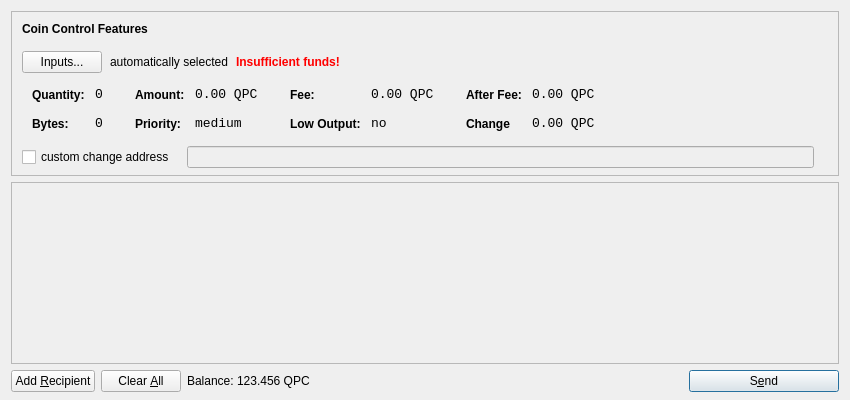
<?xml version="1.0" encoding="UTF-8"?>
<ui version="4.0">
 <class>SendCoinsDialog</class>
 <widget class="QDialog" name="SendCoinsDialog">
  <property name="geometry">
   <rect>
    <x>0</x>
    <y>0</y>
    <width>850</width>
    <height>400</height>
   </rect>
  </property>
  <property name="windowTitle">
   <string>Send Coins</string>
  </property>
  <layout class="QVBoxLayout" name="verticalLayout" stretch="0,1,0">
   <property name="bottomMargin">
    <number>8</number>
   </property>
   <item>
    <widget class="QFrame" name="frameCoinControl">
     <property name="sizePolicy">
      <sizepolicy hsizetype="Expanding" vsizetype="Expanding">
       <horstretch>0</horstretch>
       <verstretch>0</verstretch>
      </sizepolicy>
     </property>
     <property name="maximumSize">
      <size>
       <width>16777215</width>
       <height>16777215</height>
      </size>
     </property>
     <property name="frameShape">
      <enum>QFrame::StyledPanel</enum>
     </property>
     <property name="frameShadow">
      <enum>QFrame::Sunken</enum>
     </property>
     <layout class="QVBoxLayout" name="verticalLayoutCoinControl2">
      <property name="spacing">
       <number>-1</number>
      </property>
      <property name="leftMargin">
       <number>0</number>
      </property>
      <property name="topMargin">
       <number>0</number>
      </property>
      <property name="rightMargin">
       <number>0</number>
      </property>
      <property name="bottomMargin">
       <number>6</number>
      </property>
      <item>
       <layout class="QVBoxLayout" name="verticalLayoutCoinControl" stretch="0,0,0,0,1">
        <property name="spacing">
         <number>0</number>
        </property>
        <property name="leftMargin">
         <number>10</number>
        </property>
        <property name="topMargin">
         <number>10</number>
        </property>
        <item>
         <layout class="QHBoxLayout" name="horizontalLayoutCoinControl1">
          <property name="bottomMargin">
           <number>15</number>
          </property>
          <item>
           <widget class="QLabel" name="labelCoinControlFeatures">
            <property name="sizePolicy">
             <sizepolicy hsizetype="Preferred" vsizetype="Maximum">
              <horstretch>0</horstretch>
              <verstretch>0</verstretch>
             </sizepolicy>
            </property>
            <property name="font">
             <font>
              <weight>75</weight>
              <bold>true</bold>
             </font>
            </property>
            <property name="styleSheet">
             <string notr="true">font-weight:bold;</string>
            </property>
            <property name="text">
             <string>Coin Control Features</string>
            </property>
           </widget>
          </item>
         </layout>
        </item>
        <item>
         <layout class="QHBoxLayout" name="horizontalLayoutCoinControl2" stretch="0,0,0,0">
          <property name="spacing">
           <number>8</number>
          </property>
          <property name="bottomMargin">
           <number>10</number>
          </property>
          <item>
           <widget class="QPushButton" name="pushButtonCoinControl">
            <property name="styleSheet">
             <string notr="true"/>
            </property>
            <property name="text">
             <string>Inputs...</string>
            </property>
           </widget>
          </item>
          <item>
           <widget class="QLabel" name="labelCoinControlAutomaticallySelected">
            <property name="text">
             <string>automatically selected</string>
            </property>
            <property name="margin">
             <number>5</number>
            </property>
           </widget>
          </item>
          <item>
           <widget class="QLabel" name="labelCoinControlInsuffFunds">
            <property name="font">
             <font>
              <weight>75</weight>
              <bold>true</bold>
             </font>
            </property>
            <property name="styleSheet">
             <string notr="true">color:red;font-weight:bold;</string>
            </property>
            <property name="text">
             <string>Insufficient funds!</string>
            </property>
            <property name="margin">
             <number>5</number>
            </property>
           </widget>
          </item>
          <item>
           <spacer name="horizontalSpacerCoinControl">
            <property name="orientation">
             <enum>Qt::Horizontal</enum>
            </property>
            <property name="sizeHint" stdset="0">
             <size>
              <width>40</width>
              <height>1</height>
             </size>
            </property>
           </spacer>
          </item>
         </layout>
        </item>
        <item>
         <widget class="QWidget" name="widgetCoinControl" native="true">
          <property name="sizePolicy">
           <sizepolicy hsizetype="Preferred" vsizetype="Preferred">
            <horstretch>0</horstretch>
            <verstretch>0</verstretch>
           </sizepolicy>
          </property>
          <property name="minimumSize">
           <size>
            <width>0</width>
            <height>0</height>
           </size>
          </property>
          <property name="styleSheet">
           <string notr="true"/>
          </property>
          <layout class="QHBoxLayout" name="horizontalLayoutCoinControl5">
           <property name="margin">
            <number>0</number>
           </property>
           <item>
            <layout class="QHBoxLayout" name="horizontalLayoutCoinControl3" stretch="0,0,0,1">
             <property name="spacing">
              <number>20</number>
             </property>
             <property name="topMargin">
              <number>0</number>
             </property>
             <property name="bottomMargin">
              <number>10</number>
             </property>
             <item>
              <layout class="QFormLayout" name="formLayoutCoinControl1">
               <property name="horizontalSpacing">
                <number>10</number>
               </property>
               <property name="verticalSpacing">
                <number>14</number>
               </property>
               <property name="leftMargin">
                <number>10</number>
               </property>
               <property name="topMargin">
                <number>4</number>
               </property>
               <property name="rightMargin">
                <number>6</number>
               </property>
               <item row="0" column="0">
                <widget class="QLabel" name="labelCoinControlQuantityText">
                 <property name="styleSheet">
                  <string notr="true">font-weight:bold;</string>
                 </property>
                 <property name="text">
                  <string>Quantity:</string>
                 </property>
                 <property name="margin">
                  <number>0</number>
                 </property>
                </widget>
               </item>
               <item row="0" column="1">
                <widget class="QLabel" name="labelCoinControlQuantity">
                 <property name="font">
                  <font>
                   <family>Monospace</family>
                   <pointsize>10</pointsize>
                  </font>
                 </property>
                 <property name="cursor">
                  <cursorShape>IBeamCursor</cursorShape>
                 </property>
                 <property name="contextMenuPolicy">
                  <enum>Qt::ActionsContextMenu</enum>
                 </property>
                 <property name="text">
                  <string>0</string>
                 </property>
                 <property name="margin">
                  <number>0</number>
                 </property>
                 <property name="textInteractionFlags">
                  <set>Qt::LinksAccessibleByMouse|Qt::TextSelectableByKeyboard|Qt::TextSelectableByMouse</set>
                 </property>
                </widget>
               </item>
               <item row="1" column="0">
                <widget class="QLabel" name="labelCoinControlBytesText">
                 <property name="styleSheet">
                  <string notr="true">font-weight:bold;</string>
                 </property>
                 <property name="text">
                  <string>Bytes:</string>
                 </property>
                </widget>
               </item>
               <item row="1" column="1">
                <widget class="QLabel" name="labelCoinControlBytes">
                 <property name="font">
                  <font>
                   <family>Monospace</family>
                   <pointsize>10</pointsize>
                  </font>
                 </property>
                 <property name="cursor">
                  <cursorShape>IBeamCursor</cursorShape>
                 </property>
                 <property name="contextMenuPolicy">
                  <enum>Qt::ActionsContextMenu</enum>
                 </property>
                 <property name="text">
                  <string>0</string>
                 </property>
                 <property name="textInteractionFlags">
                  <set>Qt::LinksAccessibleByMouse|Qt::TextSelectableByKeyboard|Qt::TextSelectableByMouse</set>
                 </property>
                </widget>
               </item>
              </layout>
             </item>
             <item>
              <layout class="QFormLayout" name="formLayoutCoinControl2">
               <property name="horizontalSpacing">
                <number>10</number>
               </property>
               <property name="verticalSpacing">
                <number>14</number>
               </property>
               <property name="leftMargin">
                <number>6</number>
               </property>
               <property name="topMargin">
                <number>4</number>
               </property>
               <property name="rightMargin">
                <number>6</number>
               </property>
               <item row="0" column="0">
                <widget class="QLabel" name="labelCoinControlAmountText">
                 <property name="styleSheet">
                  <string notr="true">font-weight:bold;</string>
                 </property>
                 <property name="text">
                  <string>Amount:</string>
                 </property>
                 <property name="margin">
                  <number>0</number>
                 </property>
                </widget>
               </item>
               <item row="0" column="1">
                <widget class="QLabel" name="labelCoinControlAmount">
                 <property name="font">
                  <font>
                   <family>Monospace</family>
                   <pointsize>10</pointsize>
                  </font>
                 </property>
                 <property name="cursor">
                  <cursorShape>IBeamCursor</cursorShape>
                 </property>
                 <property name="contextMenuPolicy">
                  <enum>Qt::ActionsContextMenu</enum>
                 </property>
                 <property name="text">
                  <string>0.00 QPC</string>
                 </property>
                 <property name="textInteractionFlags">
                  <set>Qt::LinksAccessibleByMouse|Qt::TextSelectableByKeyboard|Qt::TextSelectableByMouse</set>
                 </property>
                </widget>
               </item>
               <item row="1" column="0">
                <widget class="QLabel" name="labelCoinControlPriorityText">
                 <property name="styleSheet">
                  <string notr="true">font-weight:bold;</string>
                 </property>
                 <property name="text">
                  <string>Priority:</string>
                 </property>
                </widget>
               </item>
               <item row="1" column="1">
                <widget class="QLabel" name="labelCoinControlPriority">
                 <property name="font">
                  <font>
                   <family>Monospace</family>
                   <pointsize>10</pointsize>
                  </font>
                 </property>
                 <property name="cursor">
                  <cursorShape>IBeamCursor</cursorShape>
                 </property>
                 <property name="contextMenuPolicy">
                  <enum>Qt::ActionsContextMenu</enum>
                 </property>
                 <property name="text">
                  <string>medium</string>
                 </property>
                 <property name="textInteractionFlags">
                  <set>Qt::LinksAccessibleByMouse|Qt::TextSelectableByKeyboard|Qt::TextSelectableByMouse</set>
                 </property>
                </widget>
               </item>
              </layout>
             </item>
             <item>
              <layout class="QFormLayout" name="formLayoutCoinControl3">
               <property name="horizontalSpacing">
                <number>10</number>
               </property>
               <property name="verticalSpacing">
                <number>14</number>
               </property>
               <property name="leftMargin">
                <number>6</number>
               </property>
               <property name="topMargin">
                <number>4</number>
               </property>
               <property name="rightMargin">
                <number>6</number>
               </property>
               <item row="0" column="0">
                <widget class="QLabel" name="labelCoinControlFeeText">
                 <property name="styleSheet">
                  <string notr="true">font-weight:bold;</string>
                 </property>
                 <property name="text">
                  <string>Fee:</string>
                 </property>
                 <property name="margin">
                  <number>0</number>
                 </property>
                </widget>
               </item>
               <item row="0" column="1">
                <widget class="QLabel" name="labelCoinControlFee">
                 <property name="font">
                  <font>
                   <family>Monospace</family>
                   <pointsize>10</pointsize>
                  </font>
                 </property>
                 <property name="cursor">
                  <cursorShape>IBeamCursor</cursorShape>
                 </property>
                 <property name="contextMenuPolicy">
                  <enum>Qt::ActionsContextMenu</enum>
                 </property>
                 <property name="text">
                  <string>0.00 QPC</string>
                 </property>
                 <property name="textInteractionFlags">
                  <set>Qt::LinksAccessibleByMouse|Qt::TextSelectableByKeyboard|Qt::TextSelectableByMouse</set>
                 </property>
                </widget>
               </item>
               <item row="1" column="0">
                <widget class="QLabel" name="labelCoinControlLowOutputText">
                 <property name="styleSheet">
                  <string notr="true">font-weight:bold;</string>
                 </property>
                 <property name="text">
                  <string>Low Output:</string>
                 </property>
                </widget>
               </item>
               <item row="1" column="1">
                <widget class="QLabel" name="labelCoinControlLowOutput">
                 <property name="font">
                  <font>
                   <family>Monospace</family>
                   <pointsize>10</pointsize>
                  </font>
                 </property>
                 <property name="cursor">
                  <cursorShape>IBeamCursor</cursorShape>
                 </property>
                 <property name="contextMenuPolicy">
                  <enum>Qt::ActionsContextMenu</enum>
                 </property>
                 <property name="text">
                  <string>no</string>
                 </property>
                 <property name="textInteractionFlags">
                  <set>Qt::LinksAccessibleByMouse|Qt::TextSelectableByKeyboard|Qt::TextSelectableByMouse</set>
                 </property>
                </widget>
               </item>
              </layout>
             </item>
             <item>
              <layout class="QFormLayout" name="formLayoutCoinControl4">
               <property name="horizontalSpacing">
                <number>10</number>
               </property>
               <property name="verticalSpacing">
                <number>14</number>
               </property>
               <property name="leftMargin">
                <number>6</number>
               </property>
               <property name="topMargin">
                <number>4</number>
               </property>
               <property name="rightMargin">
                <number>6</number>
               </property>
               <item row="0" column="0">
                <widget class="QLabel" name="labelCoinControlAfterFeeText">
                 <property name="styleSheet">
                  <string notr="true">font-weight:bold;</string>
                 </property>
                 <property name="text">
                  <string>After Fee:</string>
                 </property>
                 <property name="margin">
                  <number>0</number>
                 </property>
                </widget>
               </item>
               <item row="0" column="1">
                <widget class="QLabel" name="labelCoinControlAfterFee">
                 <property name="font">
                  <font>
                   <family>Monospace</family>
                   <pointsize>10</pointsize>
                  </font>
                 </property>
                 <property name="cursor">
                  <cursorShape>IBeamCursor</cursorShape>
                 </property>
                 <property name="contextMenuPolicy">
                  <enum>Qt::ActionsContextMenu</enum>
                 </property>
                 <property name="text">
                  <string>0.00 QPC</string>
                 </property>
                 <property name="textInteractionFlags">
                  <set>Qt::LinksAccessibleByMouse|Qt::TextSelectableByKeyboard|Qt::TextSelectableByMouse</set>
                 </property>
                </widget>
               </item>
               <item row="1" column="0">
                <widget class="QLabel" name="labelCoinControlChangeText">
                 <property name="styleSheet">
                  <string notr="true">font-weight:bold;</string>
                 </property>
                 <property name="text">
                  <string>Change</string>
                 </property>
                </widget>
               </item>
               <item row="1" column="1">
                <widget class="QLabel" name="labelCoinControlChange">
                 <property name="font">
                  <font>
                   <family>Monospace</family>
                   <pointsize>10</pointsize>
                  </font>
                 </property>
                 <property name="cursor">
                  <cursorShape>IBeamCursor</cursorShape>
                 </property>
                 <property name="contextMenuPolicy">
                  <enum>Qt::ActionsContextMenu</enum>
                 </property>
                 <property name="text">
                  <string>0.00 QPC</string>
                 </property>
                 <property name="textInteractionFlags">
                  <set>Qt::LinksAccessibleByMouse|Qt::TextSelectableByKeyboard|Qt::TextSelectableByMouse</set>
                 </property>
                </widget>
               </item>
              </layout>
             </item>
            </layout>
           </item>
          </layout>
         </widget>
        </item>
        <item>
         <layout class="QHBoxLayout" name="horizontalLayoutCoinControl4" stretch="0,0,0">
          <property name="spacing">
           <number>12</number>
          </property>
          <property name="sizeConstraint">
           <enum>QLayout::SetDefaultConstraint</enum>
          </property>
          <property name="topMargin">
           <number>5</number>
          </property>
          <property name="rightMargin">
           <number>5</number>
          </property>
          <item>
           <widget class="QCheckBox" name="checkBoxCoinControlChange">
            <property name="text">
             <string>custom change address</string>
            </property>
           </widget>
          </item>
          <item>
           <widget class="QLineEdit" name="lineEditCoinControlChange">
            <property name="enabled">
             <bool>false</bool>
            </property>
            <property name="sizePolicy">
             <sizepolicy hsizetype="Expanding" vsizetype="Fixed">
              <horstretch>0</horstretch>
              <verstretch>0</verstretch>
             </sizepolicy>
            </property>
           </widget>
          </item>
          <item>
           <widget class="QLabel" name="labelCoinControlChangeLabel">
            <property name="sizePolicy">
             <sizepolicy hsizetype="Preferred" vsizetype="Expanding">
              <horstretch>0</horstretch>
              <verstretch>0</verstretch>
             </sizepolicy>
            </property>
            <property name="minimumSize">
             <size>
              <width>0</width>
              <height>0</height>
             </size>
            </property>
            <property name="text">
             <string/>
            </property>
            <property name="margin">
             <number>3</number>
            </property>
           </widget>
          </item>
         </layout>
        </item>
        <item>
         <spacer name="verticalSpacerCoinControl">
          <property name="orientation">
           <enum>Qt::Vertical</enum>
          </property>
          <property name="sizeHint" stdset="0">
           <size>
            <width>800</width>
            <height>1</height>
           </size>
          </property>
         </spacer>
        </item>
       </layout>
      </item>
     </layout>
    </widget>
   </item>
   <item>
    <widget class="QScrollArea" name="scrollArea">
     <property name="widgetResizable">
      <bool>true</bool>
     </property>
     <widget class="QWidget" name="scrollAreaWidgetContents">
      <property name="geometry">
       <rect>
        <x>0</x>
        <y>0</y>
        <width>830</width>
        <height>165</height>
       </rect>
      </property>
      <layout class="QVBoxLayout" name="verticalLayout_2">
       <property name="margin">
        <number>0</number>
       </property>
       <item>
        <layout class="QVBoxLayout" name="entries">
         <property name="spacing">
          <number>6</number>
         </property>
        </layout>
       </item>
       <item>
        <spacer name="verticalSpacer">
         <property name="orientation">
          <enum>Qt::Vertical</enum>
         </property>
         <property name="sizeHint" stdset="0">
          <size>
           <width>20</width>
           <height>40</height>
          </size>
         </property>
        </spacer>
       </item>
      </layout>
     </widget>
    </widget>
   </item>
   <item>
    <layout class="QHBoxLayout" name="horizontalLayout">
     <item>
      <widget class="QPushButton" name="addButton">
       <property name="toolTip">
        <string>Send to multiple recipients at once</string>
       </property>
       <property name="text">
        <string>Add &amp;Recipient</string>
       </property>
       <property name="icon">
        <iconset resource="../bitcoin.qrc">
         <normaloff>:/icons/add</normaloff>:/icons/add</iconset>
       </property>
       <property name="autoDefault">
        <bool>false</bool>
       </property>
      </widget>
     </item>
     <item>
      <widget class="QPushButton" name="clearButton">
       <property name="sizePolicy">
        <sizepolicy hsizetype="Minimum" vsizetype="Fixed">
         <horstretch>0</horstretch>
         <verstretch>0</verstretch>
        </sizepolicy>
       </property>
       <property name="toolTip">
        <string>Remove all transaction fields</string>
       </property>
       <property name="text">
        <string>Clear &amp;All</string>
       </property>
       <property name="icon">
        <iconset resource="../bitcoin.qrc">
         <normaloff>:/icons/remove</normaloff>:/icons/remove</iconset>
       </property>
       <property name="autoRepeatDelay">
        <number>300</number>
       </property>
       <property name="autoDefault">
        <bool>false</bool>
       </property>
      </widget>
     </item>
     <item>
      <layout class="QHBoxLayout" name="horizontalLayout_2">
       <property name="spacing">
        <number>3</number>
       </property>
       <item>
        <widget class="QLabel" name="label">
         <property name="sizePolicy">
          <sizepolicy hsizetype="Preferred" vsizetype="Fixed">
           <horstretch>0</horstretch>
           <verstretch>0</verstretch>
          </sizepolicy>
         </property>
         <property name="text">
          <string>Balance:</string>
         </property>
        </widget>
       </item>
       <item>
        <widget class="QLabel" name="labelBalance">
         <property name="sizePolicy">
          <sizepolicy hsizetype="Preferred" vsizetype="Fixed">
           <horstretch>0</horstretch>
           <verstretch>0</verstretch>
          </sizepolicy>
         </property>
         <property name="cursor">
          <cursorShape>IBeamCursor</cursorShape>
         </property>
         <property name="text">
          <string>123.456 QPC</string>
         </property>
         <property name="textInteractionFlags">
          <set>Qt::LinksAccessibleByMouse|Qt::TextSelectableByKeyboard|Qt::TextSelectableByMouse</set>
         </property>
        </widget>
       </item>
      </layout>
     </item>
     <item>
      <spacer name="horizontalSpacer">
       <property name="orientation">
        <enum>Qt::Horizontal</enum>
       </property>
       <property name="sizeHint" stdset="0">
        <size>
         <width>40</width>
         <height>20</height>
        </size>
       </property>
      </spacer>
     </item>
     <item>
      <widget class="QPushButton" name="sendButton">
       <property name="minimumSize">
        <size>
         <width>150</width>
         <height>0</height>
        </size>
       </property>
       <property name="toolTip">
        <string>Confirm the send action</string>
       </property>
       <property name="text">
        <string>S&amp;end</string>
       </property>
       <property name="icon">
        <iconset resource="../bitcoin.qrc">
         <normaloff>:/icons/send</normaloff>:/icons/send</iconset>
       </property>
       <property name="default">
        <bool>true</bool>
       </property>
      </widget>
     </item>
    </layout>
   </item>
  </layout>
 </widget>
 <resources>
  <include location="../bitcoin.qrc"/>
 </resources>
 <connections/>
</ui>
